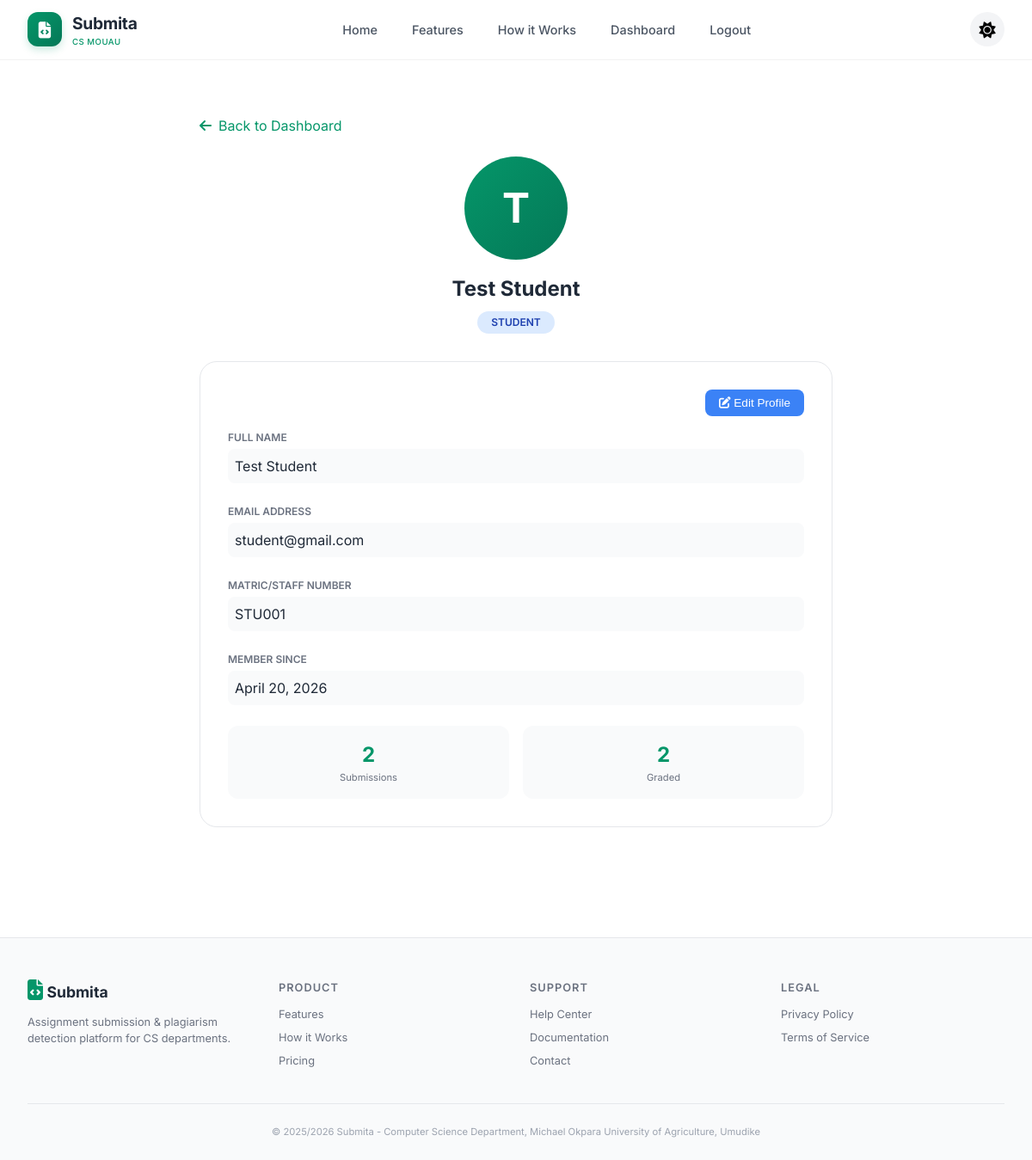
The page /profile (signed in) on the database its author committed.
### models.py (models this page shows, shortened)
class User(UserMixin, db.Model):
    __tablename__ = 'user'
    id = db.Column(db.Integer, primary_key=True)
    email = db.Column(db.String(120), unique=True, nullable=False)
    matric = db.Column(db.String(50), unique=True, nullable=False)
    name = db.Column(db.String(100), nullable=False)
    password = db.Column(db.String(200), nullable=False)
    code = db.Column(db.String(6))
    verified = db.Column(db.Boolean, default=False)
    role = db.Column(db.String(20), default=UserRole.STUDENT)
    department = db.Column(db.String(100), default='Computer Science')
    created_at = db.Column(db.DateTime, default=datetime.now)
    last_login = db.Column(db.DateTime)
    def is_student(self):
        return self.role == UserRole.STUDENT

### app.py (the view, shortened to what this page needs)
@app.route("/profile", methods=["GET", "POST"])
@login_required
def profile():
    return render_template("profile.html", user=current_user)

### app.py (called while the page is built)
@login_manager.user_loader
def load_user(user_id):
    return User.query.get(int(user_id))

### templates/profile.html (shortened to what this page needs)
{% extends "base.html" %}
{% block content %}
<div class="profile-container">
    <a href="{{ url_for('dashboard') }}" class="back-link">
        <i class="fas fa-arrow-left"></i> Back to Dashboard
    </a>
    <div class="profile-header">
        <div class="profile-avatar">
            {{ current_user.name[0] if current_user.name else current_user.email[0]|upper }}
        </div>
        <div class="profile-name">{{ current_user.name or current_user.username or 'User' }}</div>
        <div class="profile-role role-{{ current_user.role }}">
            {{ current_user.role|upper }}
        </div>
    </div>
    <div class="profile-card">
        <div class="edit-toggle">
            <button class="btn-edit" onclick="toggleEdit()">
                <i class="fas fa-edit"></i> Edit Profile
            </button>
        </div>
        <div id="viewMode">
            <div class="info-group">
                <div class="info-label">Full Name</div>
                <div class="info-value">{{ current_user.name or 'Not set' }}</div>
            </div>
            <div class="info-group">
                <div class="info-label">Email Address</div>
                <div class="info-value">{{ current_user.email }}</div>
            </div>
            <div class="info-group">
                <div class="info-label">Matric/Staff Number</div>
                <div class="info-value">{{ current_user.matric or 'Not set' }}</div>
            </div>
            <div class="info-group">
                <div class="info-label">Member Since</div>
                <div class="info-value">{{ current_user.created_at.strftime('%B %d, %Y') if current_user.created_at else 'N/A' }}</div>
            </div>
            {% if current_user.is_student() %}
            <div class="stats-grid">
                <div class="stat-box">
                    <div class="stat-number">{{ current_user.submissions|length }}</div>
                    <div class="stat-label">Submissions</div>
                </div>
                <div class="stat-box">
                    <div class="stat-number">{{ current_user.submissions|selectattr('grade', 'defined')|list|length }}</div>
                    <div class="stat-label">Graded</div>
                </div>
            </div>
            {% endif %}
        </div>
    </div>
</div>
{% endblock %}

### static/css/style.css (style rules this page uses)
:root { --primary: #059669; --primary-dark: #047857; --primary-light: #10b981; --secondary: #6b7280; --dark: #1f2937; --light: #f9fafb; --gray: #6b7280; --gray-light: #e5e7eb; --danger: #ef4444; --warning: #f59e0b; --success: #10b981; --info: #3b82f6; --white: #ffffff; --black: #111827; }
* { margin: 0; padding: 0; box-sizing: border-box; }
body { font-family: 'Inter', sans-serif; color: var(--dark); line-height: 1.5; background: var(--white); transition: background-color 0.3s ease, color 0.3s ease; }

### templates/profile.html (style rules this page uses)
.profile-container { max-width: 800px; margin: 0 auto; padding: 2rem; }
.profile-header { text-align: center; margin-bottom: 2rem; }
.profile-avatar { width: 120px; height: 120px; background: linear-gradient(135deg, #059669, #047857); border-radius: 60px; display: flex; align-items: center; justify-content: center; margin: 0 auto 1rem; font-size: 3rem; font-weight: 700; color: white; }
.profile-name { font-size: 1.5rem; font-weight: 700; color: #1f2937; }
.profile-role { display: inline-block; padding: 0.25rem 1rem; border-radius: 20px; font-size: 0.75rem; font-weight: 600; margin-top: 0.5rem; }
.role-student { background: #dbeafe; color: #1e40af; }
.profile-card { background: white; border-radius: 20px; border: 1px solid #e5e7eb; padding: 2rem; margin-top: 1.5rem; }
.info-group { margin-bottom: 1.5rem; }
.info-label { font-size: 0.75rem; font-weight: 600; text-transform: uppercase; color: #6b7280; margin-bottom: 0.25rem; }
.info-value { font-size: 1rem; color: #1f2937; padding: 0.5rem; background: #f9fafb; border-radius: 8px; }
.back-link { display: inline-flex; align-items: center; gap: 0.5rem; color: #059669; text-decoration: none; margin-bottom: 1.5rem; }
.edit-toggle { text-align: right; margin-bottom: 1rem; }
.btn-edit { background: #3b82f6; color: white; padding: 0.5rem 1rem; border: none; border-radius: 8px; cursor: pointer; font-size: 0.85rem; }
.stats-grid { display: grid; grid-template-columns: repeat(2, 1fr); gap: 1rem; margin-top: 1.5rem; }
.stat-box { text-align: center; padding: 1rem; background: #f9fafb; border-radius: 12px; }
.stat-number { font-size: 1.5rem; font-weight: 700; color: #059669; }
.stat-label { font-size: 0.7rem; color: #6b7280; }

### rows shown on the page
User: name "T", name "Test Student", role "STUDENT", email "student@gmail.com", matric "STU001", created_at "April 20, 2026"

### other values the page prints
{{ current_user.submissions|length }} "2"
{{ current_user.submissions|selectattr('grade', 'defined')|list|length }} "2"
